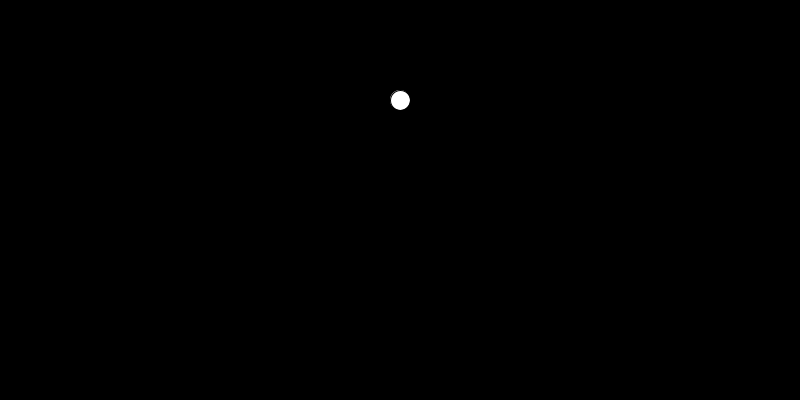
Frame 1 (no input)
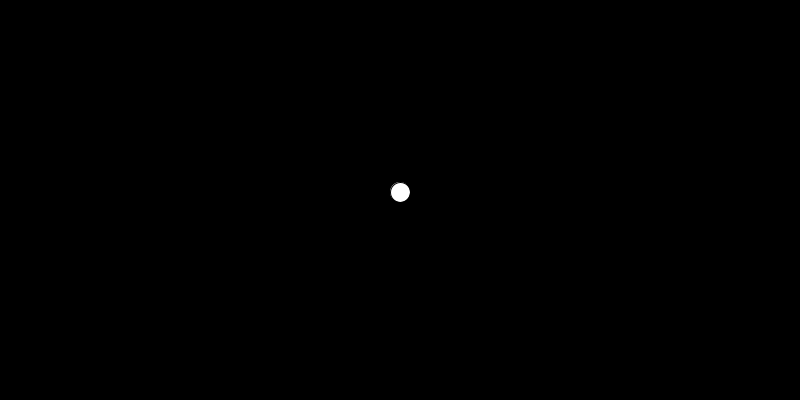
Frame 60 (the mouse pressed at the canvas centre just before this capture)
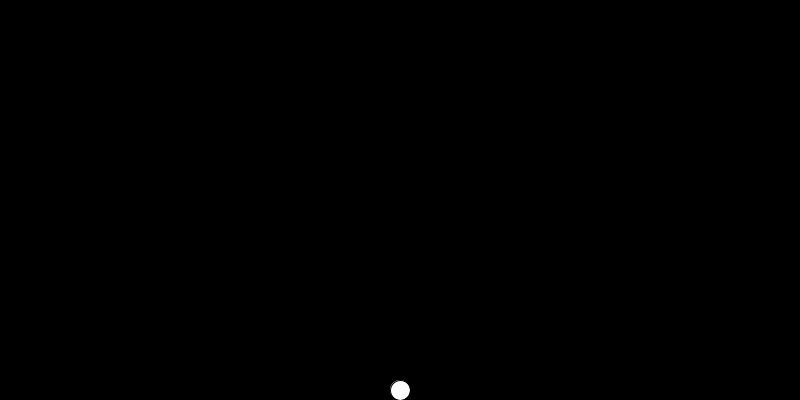
Frame 120 (the mouse held since frame 60 and released just before this capture)

The Processing sketch that drew these frames (run headless with seeded random() and noise(); from frame 60 on, the mouse is pressed at the canvas centre):

// Processing sketch: flegra__gravity_ball
// ── flegra__gravity_ball.pde
float x; 
float y; 
float sz;
float velX; 
float velY; 
float gravity;
void setup(){
  size(800,400);
  sz=20;
  x=width/2;
  y=height* 0.25;
  velX=0;
  velY=1;
  gravity=1;
  
  
}
  
 void draw(){
   background(0);
   ellipse(x,y,sz,sz);
   velY+=gravity;
   x+=velX;
   y+=velY;
   if (y+sz/2>height){
     y=height-sz/2;
     velY = -abs(velY);
   }
 }
  
